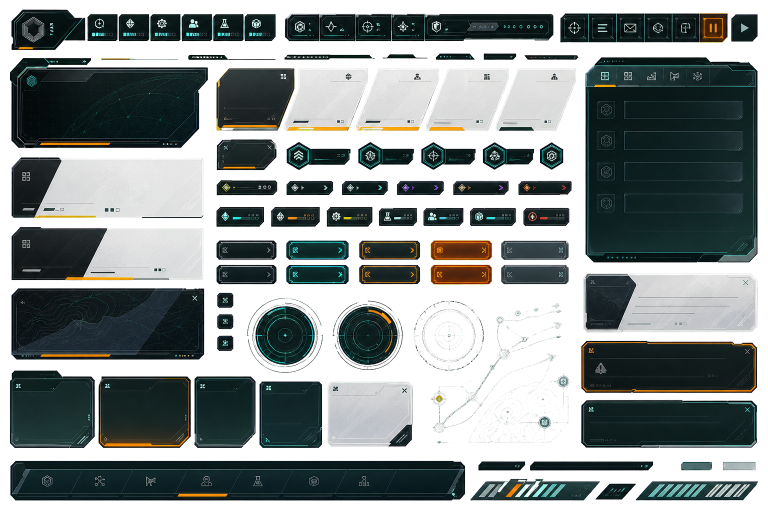
#> input picture starcat/assets/ui/source/generated_ui_sheet_alpha.png, 1536 x 1024 px (shown at 1/2 size)
$ python recolor_bridge_ui.py
#> lines starting #> are read from the running program, lines starting #| are printed output that depends on the picture
from __future__ import annotations

from pathlib import Path

from PIL import Image, ImageDraw, ImageEnhance, ImageFilter


ROOT = Path(__file__).resolve().parents[1]
BRIDGE_ASSET_DIR = ROOT / "assets" / "ui" / "bridge"
MENU_ASSET_DIR = ROOT / "assets" / "ui" / "menu"
SOURCE_ASSET_DIR = ROOT / "assets" / "ui" / "source"
SOURCE_SHEET_ALPHA = SOURCE_ASSET_DIR / "generated_ui_sheet_alpha.png"

TARGET_SIZES: dict[str, tuple[int, int]] = {
    "button_base.png": (192, 72),
    "button_hover.png": (192, 72),
    "button_pressed.png": (192, 72),
    "button_disabled.png": (192, 72),
    "card_shell.png": (256, 192),
    "card_shell_alert.png": (256, 192),
    "chip_panel.png": (256, 112),
    "divider_glow.png": (1024, 24),
    "info_line_panel.png": (512, 84),
    "input_panel.png": (640, 240),
    "input_panel_focus.png": (640, 240),
    "panel_shell.png": (256, 256),
    "panel_shell_strong.png": (256, 256),
    "section_title_panel.png": (512, 72),
    "tab_active.png": (320, 104),
    "tab_idle.png": (320, 104),
}

SOURCE_CROPS: dict[str, tuple[int, int, int, int]] = {
    "button_base.png": (434, 487, 557, 523),
    "button_hover.png": (573, 488, 706, 527),
    "button_pressed.png": (858, 488, 1001, 528),
    "button_disabled.png": (1004, 488, 1139, 528),
    "card_shell.png": (22, 762, 190, 896),
    "card_shell_alert.png": (1165, 681, 1516, 780),
    "chip_panel.png": (576, 289, 717, 344),
    "divider_glow.png": (20, 111, 358, 121),
    "info_line_panel.png": (1158, 550, 1515, 653),
    "input_panel.png": (435, 549, 557, 588),
    "input_panel_focus.png": (573, 549, 706, 589),
    "panel_shell.png": (384, 762, 512, 896),
    "panel_shell_strong.png": (1170, 119, 1514, 520),
    "section_title_panel.png": (930, 37, 1109, 84),
    "tab_active.png": (300, 922, 443, 996),
    "tab_idle.png": (170, 922, 299, 996),
}

STATE_TUNING: dict[str, dict[str, float]] = {
    "button_base.png": {"alpha": 0.86, "brightness": 0.94, "contrast": 1.08, "cyan": 0.05},
    "button_hover.png": {"alpha": 1.0, "brightness": 1.18, "contrast": 1.12, "cyan": 0.18},
    "button_pressed.png": {"alpha": 0.98, "brightness": 0.30, "contrast": 1.28, "cyan": 0.22, "amber": 0.04},
    "button_disabled.png": {"alpha": 0.48, "brightness": 0.56, "contrast": 0.78},
    "card_shell_alert.png": {"alpha": 0.98, "brightness": 1.08, "contrast": 1.14, "amber": 0.32},
    "input_panel_focus.png": {"alpha": 1.0, "brightness": 1.12, "contrast": 1.15, "cyan": 0.22},
    "panel_shell_strong.png": {"alpha": 0.98, "brightness": 1.06, "contrast": 1.10, "cyan": 0.08},
    "section_title_panel.png": {"alpha": 0.96, "brightness": 1.08, "contrast": 1.10, "cyan": 0.14},
    "tab_active.png": {"alpha": 1.0, "brightness": 1.12, "contrast": 1.16, "amber": 0.58},
    "tab_idle.png": {"alpha": 0.72, "brightness": 0.82, "contrast": 0.92},
}

BUTTON_STATES: dict[str, dict[str, tuple[int, int, int, int] | int]] = {
    "button_base.png": {
        "fill": (10, 32, 35, 214),
        "border": (94, 156, 156, 212),
        "accent": (255, 126, 32, 160),
        "glow": (72, 218, 230, 54),
    },
    "button_hover.png": {
        "fill": (13, 62, 64, 230),
        "border": (82, 226, 232, 232),
        "accent": (255, 126, 32, 180),
        "glow": (72, 226, 232, 92),
    },
    "button_pressed.png": {
        "fill": (9, 20, 20, 238),
        "border": (132, 94, 40, 224),
        "accent": (255, 126, 32, 188),
        "glow": (255, 126, 32, 42),
    },
    "button_disabled.png": {
        "fill": (20, 31, 32, 145),
        "border": (86, 102, 101, 140),
        "accent": (128, 102, 68, 86),
        "glow": (72, 122, 128, 22),
    },
}

FRAME_STATES: dict[str, dict[str, tuple[int, int, int, int] | float]] = {
    "panel_shell.png": {
        "fill": (6, 24, 27, 214),
        "border": (64, 154, 156, 184),
        "accent": (255, 126, 32, 98),
        "glow": (70, 222, 235, 34),
        "line": (70, 222, 235, 40),
        "margin": 0.10,
    },
    "panel_shell_strong.png": {
        "fill": (8, 32, 36, 230),
        "border": (84, 178, 178, 210),
        "accent": (255, 126, 32, 124),
        "glow": (70, 222, 235, 52),
        "line": (70, 222, 235, 52),
        "margin": 0.10,
    },
    "card_shell.png": {
        "fill": (8, 30, 32, 216),
        "border": (70, 166, 166, 190),
        "accent": (255, 126, 32, 104),
        "glow": (70, 222, 235, 34),
        "line": (70, 222, 235, 34),
        "margin": 0.12,
    },
    "card_shell_alert.png": {
        "fill": (22, 32, 28, 222),
        "border": (222, 136, 42, 218),
        "accent": (255, 126, 32, 176),
        "glow": (255, 126, 32, 46),
        "line": (255, 156, 64, 36),
        "margin": 0.12,
    },
    "chip_panel.png": {
        "fill": (8, 28, 31, 214),
        "border": (70, 166, 166, 180),
        "accent": (255, 126, 32, 96),
        "glow": (70, 222, 235, 28),
        "line": (70, 222, 235, 28),
        "margin": 0.15,
    },
    "info_line_panel.png": {
        "fill": (7, 26, 29, 196),
        "border": (70, 166, 166, 142),
        "accent": (255, 126, 32, 72),
        "glow": (70, 222, 235, 18),
        "line": (70, 222, 235, 24),
        "margin": 0.22,
    },
    "input_panel.png": {
        "fill": (8, 29, 32, 222),
        "border": (70, 166, 166, 178),
        "accent": (255, 126, 32, 78),
        "glow": (70, 222, 235, 30),
        "line": (70, 222, 235, 28),
        "margin": 0.10,
    },
    "input_panel_focus.png": {
        "fill": (10, 48, 52, 232),
        "border": (82, 226, 232, 220),
        "accent": (255, 126, 32, 130),
        "glow": (70, 222, 235, 68),
        "line": (70, 222, 235, 40),
        "margin": 0.10,
    },
    "section_title_panel.png": {
        "fill": (7, 28, 31, 204),
        "border": (70, 166, 166, 154),
        "accent": (255, 126, 32, 116),
        "glow": (70, 222, 235, 28),
        "line": (70, 222, 235, 34),
        "margin": 0.20,
    },
    "tab_active.png": {
        "fill": (22, 32, 28, 222),
        "border": (222, 136, 42, 210),
        "accent": (255, 126, 32, 170),
        "glow": (255, 126, 32, 46),
        "line": (255, 156, 64, 36),
        "margin": 0.14,
    },
    "tab_idle.png": {
        "fill": (7, 25, 28, 190),
        "border": (66, 126, 128, 136),
        "accent": (255, 126, 32, 54),
        "glow": (70, 222, 235, 18),
        "line": (70, 222, 235, 20),
        "margin": 0.14,
    },
}

MENU_CROPS: dict[str, tuple[int, int, int, int]] = {
    "backdrop_panel": (1170, 119, 1514, 520),
    "backdrop_card": (22, 121, 416, 294),
    "backdrop_bar": (20, 922, 930, 997),
    "divider": (20, 111, 358, 121),
}

OBSOLETE_MENU_ASSETS = [
    "main_menu_backdrop.png",
    "main_menu_option_row.png",
    "main_menu_panel.png",
    "main_menu_start_button.png",
    "main_menu_texture_sheet.png",
]


def load_generated_sheet() -> Image.Image:
    if not SOURCE_SHEET_ALPHA.exists():
        raise FileNotFoundError(
            f"Missing generated transparent UI source sheet: {SOURCE_SHEET_ALPHA}"
        )
    return Image.open(SOURCE_SHEET_ALPHA).convert("RGBA")
#> returned value is the input picture: PIL image 1536x1024 RGBA; mean R, G, B, A 37.7, 45, 44.3, 154.9


def _scale_alpha(image: Image.Image, alpha_scale: float) -> Image.Image:
    if alpha_scale >= 0.999:
        return image
    output = image.copy()
    alpha = output.getchannel("A").point(lambda value: int(value * alpha_scale))
    output.putalpha(alpha)
    return output


def _apply_tint(image: Image.Image, color: tuple[int, int, int], amount: float) -> Image.Image:
    if amount <= 0.0:
        return image
    tint = Image.new("RGBA", image.size, (*color, 0))
    tint.putalpha(image.getchannel("A").point(lambda value: int(value * amount)))
    return Image.alpha_composite(image, tint)


def apply_state_tuning(image: Image.Image, name: str) -> Image.Image:
    tuning = STATE_TUNING.get(name, {})
    output = image
    if "brightness" in tuning:
        output = ImageEnhance.Brightness(output).enhance(tuning["brightness"])
    if "contrast" in tuning:
        output = ImageEnhance.Contrast(output).enhance(tuning["contrast"])
    output = _apply_tint(output, (70, 222, 235), tuning.get("cyan", 0.0))
    output = _apply_tint(output, (255, 126, 32), tuning.get("amber", 0.0))
    output = _scale_alpha(output, tuning.get("alpha", 0.92))
    return output


def generate_button_texture(name: str) -> Image.Image:
    width, height = TARGET_SIZES[name]
    scale = 4
    canvas = Image.new("RGBA", (width * scale, height * scale), (0, 0, 0, 0))
    draw = ImageDraw.Draw(canvas, "RGBA")
    state = BUTTON_STATES[name]

    def pt(x: int, y: int) -> tuple[int, int]:
        return (x * scale, y * scale)

    outer = [
        pt(11, 2),
        pt(width - 10, 2),
        pt(width - 3, 11),
        pt(width - 3, height - 12),
        pt(width - 12, height - 3),
        pt(9, height - 3),
        pt(3, height - 11),
        pt(3, 12),
    ]
    inner = [
        pt(16, 8),
        pt(width - 17, 8),
        pt(width - 9, 16),
        pt(width - 9, height - 17),
        pt(width - 18, height - 9),
        pt(17, height - 9),
        pt(9, height - 17),
        pt(9, 17),
    ]

    draw.polygon(outer, fill=state["glow"])
    draw.polygon(inner, fill=state["fill"])
    draw.line(outer + [outer[0]], fill=state["border"], width=2 * scale, joint="curve")
    draw.line(inner + [inner[0]], fill=(18, 58, 60, 190), width=1 * scale, joint="curve")

    draw.line([pt(24, 9), pt(width - 54, 9)], fill=(140, 236, 236, 70), width=1 * scale)
    draw.line([pt(28, height - 10), pt(width - 26, height - 10)], fill=(72, 218, 230, 48), width=1 * scale)
    draw.line([pt(width - 54, 8), pt(width - 33, 8), pt(width - 25, 16)], fill=state["accent"], width=1 * scale)
    draw.line([pt(10, height - 21), pt(10, height - 13), pt(18, height - 8)], fill=state["accent"], width=1 * scale)

    return canvas.resize((width, height), Image.Resampling.LANCZOS)


def generate_frame_texture(name: str) -> Image.Image:
    width, height = TARGET_SIZES[name]
    scale = 4
    canvas = Image.new("RGBA", (width * scale, height * scale), (0, 0, 0, 0))
    draw = ImageDraw.Draw(canvas, "RGBA")
    state = FRAME_STATES[name]
    cut = max(8, int(min(width, height) * float(state["margin"])))

    def pt(x: int, y: int) -> tuple[int, int]:
        return (x * scale, y * scale)

    outer = [
        pt(cut, 2),
        pt(width - cut, 2),
        pt(width - 3, cut),
        pt(width - 3, height - cut),
        pt(width - cut, height - 3),
        pt(cut, height - 3),
        pt(3, height - cut),
        pt(3, cut),
    ]
    inner_inset = max(6, cut // 2)
    inner = [
        pt(cut + inner_inset, 8),
        pt(width - cut - inner_inset, 8),
        pt(width - 9, cut + inner_inset),
        pt(width - 9, height - cut - inner_inset),
        pt(width - cut - inner_inset, height - 9),
        pt(cut + inner_inset, height - 9),
        pt(9, height - cut - inner_inset),
        pt(9, cut + inner_inset),
    ]

    draw.polygon(outer, fill=state["glow"])
    draw.polygon(inner, fill=state["fill"])
    draw.line(outer + [outer[0]], fill=state["border"], width=max(1, int(1.5 * scale)), joint="curve")
    draw.line(inner + [inner[0]], fill=state["line"], width=scale, joint="curve")

    top_y = max(7, int(height * 0.10))
    bottom_y = min(height - 8, int(height * 0.88))
    left_x = max(12, cut + 6)
    right_x = min(width - 12, width - cut - 6)
    draw.line([pt(left_x, top_y), pt(int(width * 0.74), top_y)], fill=state["line"], width=scale)
    draw.line([pt(int(width * 0.20), bottom_y), pt(right_x, bottom_y)], fill=state["line"], width=scale)
    draw.line(
        [pt(int(width * 0.72), top_y), pt(int(width * 0.84), top_y), pt(int(width * 0.89), top_y + max(6, cut // 2))],
        fill=state["accent"],
        width=scale,
    )
    draw.line(
        [pt(9, height - cut - 3), pt(9, height - 10), pt(cut + 2, height - 4)],
        fill=state["accent"],
        width=scale,
    )

    return canvas.resize((width, height), Image.Resampling.LANCZOS)


def extract_component(
    source: Image.Image,
    name: str,
    target_size: tuple[int, int] | None = None,
) -> Image.Image:
    crop_box = SOURCE_CROPS[name]
    size = target_size if target_size is not None else TARGET_SIZES[name]
    component = source.crop(crop_box).resize(size, Image.Resampling.LANCZOS)
    return apply_state_tuning(component, name)


def write_bridge_textures() -> None:
    BRIDGE_ASSET_DIR.mkdir(parents=True, exist_ok=True)
    source = load_generated_sheet()
    for name, size in TARGET_SIZES.items():
        if name.startswith("button_"):
            generate_button_texture(name).save(BRIDGE_ASSET_DIR / name)
        elif name in FRAME_STATES:
            generate_frame_texture(name).save(BRIDGE_ASSET_DIR / name)
        else:
            extract_component(source, name, size).save(BRIDGE_ASSET_DIR / name)
#> this loop made 16 passes
#> pass 1, in write_bridge_textures, `generate_button_texture(name).save(BRIDGE_ASSET_DIR / name)`:
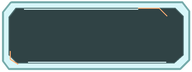
#> saved as button_base.png: PIL image 192x72 RGBA; mean R, G, B, A 28.6, 74, 76.8, 169.1; transparent parts drawn white
#> pass 2, in write_bridge_textures, `generate_button_texture(name).save(BRIDGE_ASSET_DIR / name)`:
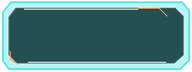
#> saved as button_hover.png: PIL image 192x72 RGBA; mean R, G, B, A 30.2, 102.4, 104.9, 186.9; transparent parts drawn white


def write_menu_textures() -> None:
    MENU_ASSET_DIR.mkdir(parents=True, exist_ok=True)
    source = load_generated_sheet()

    divider = source.crop(MENU_CROPS["divider"]).resize((1024, 32), Image.Resampling.LANCZOS)
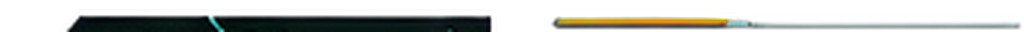
#> divider: PIL image 1024x32 RGBA; mean R, G, B, A 11.3, 15.4, 9.7, 67.1; transparent parts drawn white
    divider = apply_state_tuning(divider.filter(ImageFilter.GaussianBlur(0.15)), "section_title_panel.png")
#> call 2 of apply_state_tuning, with name = 'section_title_panel.png'
#> in apply_state_tuning (call 2), `output = ImageEnhance.Contrast(output).enhance(tuning["contrast"])`:
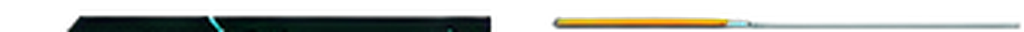
#> output: PIL image 1024x32 RGBA; mean R, G, B, A 12.4, 17.2, 10.6, 67.1; transparent parts drawn white
#> call 3 of _apply_tint, with color = (70, 222, 235), amount = 0.14
#> in _apply_tint (call 3), `tint.putalpha(image.getchannel("A").point(lambda value: int(value * am..`:
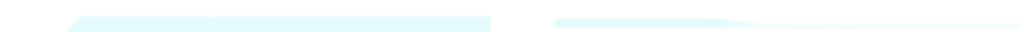
#> tint: PIL image 1024x32 RGBA; mean R, G, B, A 70, 222, 235, 9.1; transparent parts drawn white
#> in _apply_tint (call 3), `return Image.alpha_composite(image, tint)`:
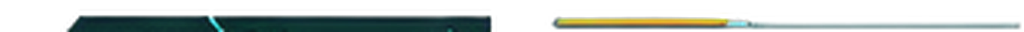
#> returned value: PIL image 1024x32 RGBA; mean R, G, B, A 14.3, 25.8, 20.5, 68.2; transparent parts drawn white
#> call 2 of _scale_alpha, with alpha_scale = 0.96
#> in _scale_alpha (call 2), `alpha = output.getchannel("A").point(lambda value: int(value * alpha_s..`:
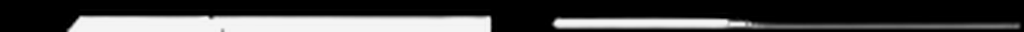
#> alpha: PIL image 1024x32 L; min 0, max 244, mean 65.1
    divider.save(MENU_ASSET_DIR / "main_menu_divider.png")

    for name in OBSOLETE_MENU_ASSETS:
        for path in (MENU_ASSET_DIR / name, MENU_ASSET_DIR / f"{name}.import"):
            if path.exists():
                path.unlink()


def main() -> None:
    write_bridge_textures()
    write_menu_textures()
    print(f"Wrote generated transparent UI textures from {SOURCE_SHEET_ALPHA}")


if __name__ == "__main__":
    main()

$ run again, with starcat/assets/factions/cats/source/ig_0630dab0dd83017c0169fb63a5ccc48191a9c3e531596f44df.png copied over starcat/assets/ui/source/generated_ui_sheet_alpha.png
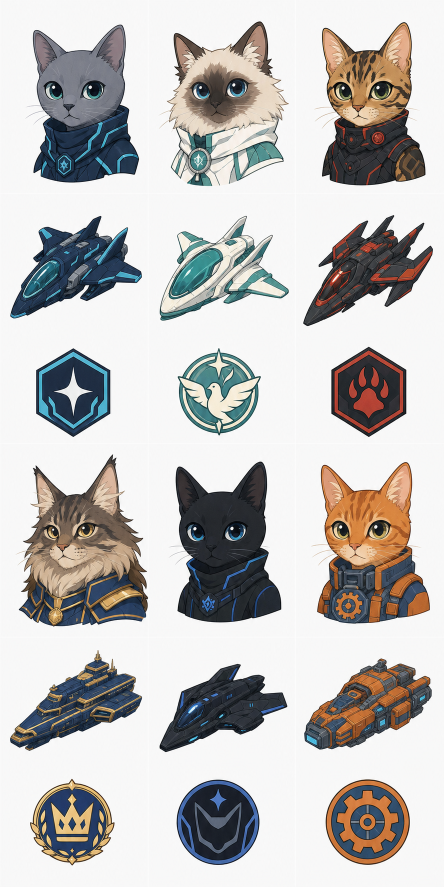
#> input picture starcat/assets/factions/cats/source/ig_0630dab0dd83017c0169fb63a5ccc48191a9c3e531596f44df.png, 887 x 1774 px (shown at 1/2 size)
#> in _apply_tint (call 3), `tint.putalpha(image.getchannel("A").point(lambda value: int(value * am..`:
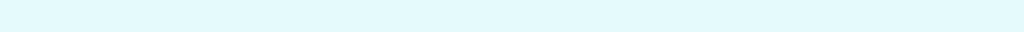
#> tint: PIL image 1024x32 RGBA; mean R, G, B, A 70, 222, 235, 35; transparent parts drawn white
#> alpha: PIL image 1024x32 L; every value is 244
#> in _scale_alpha (call 2), `output.putalpha(alpha)`:
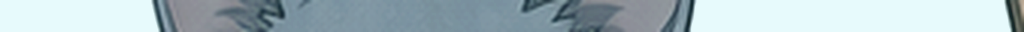
#> output: PIL image 1024x32 RGBA; mean R, G, B, A 165.7, 184.7, 191.3, 244; transparent parts drawn white
